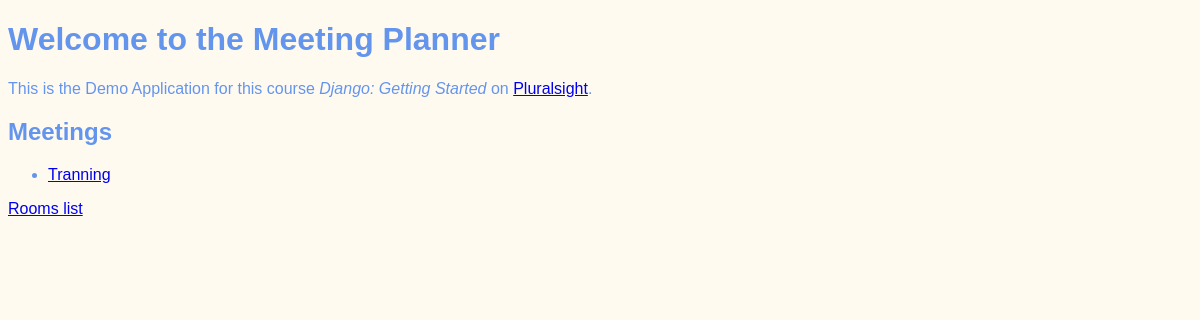
Before: / with the older database file.
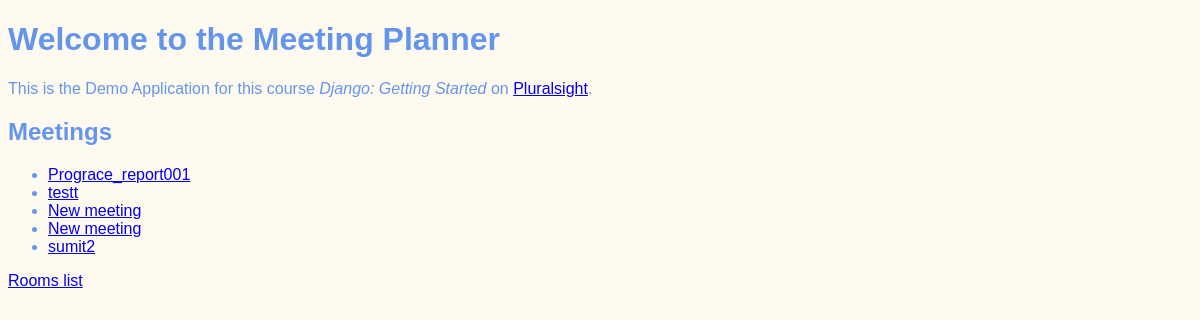
After: the same page with the newer database file.
### meetings/models.py (models this page shows, shortened)
class Meeting(models.Model):
    title = models.CharField(max_length=200)
    date = models.DateField()
    start_time = models.TimeField(default=time(9))
    duration = models.IntegerField(default=1)
    room = models.ForeignKey(Room, on_delete=models.CASCADE)

### website/views.py (the view)
# urls.py: path('', welcome, name="welcome"),
def welcome(request):
     return render(request, "website/welcome.html",
         {"meetings": Meeting.objects.all()}  # template context
     )

### website/templates/website/welcome.html (shortened to what this page needs)
{% extends "base.html" %}
{% block content %}
<h1>Welcome to the Meeting Planner</h1>
<p>
    This is the Demo Application for this course
    <em>Django: Getting Started</em>
    on <a href="http://www.pluralsight.com">Pluralsight</a>.
</p>
<h2>Meetings</h2>
<ul>
    {% for meeting in meetings %}
    <li>
        <a href="{% url 'detail' meeting.id %}">
            {{ meeting.title }}
        </a>
    </li>
    {% endfor %}
</ul>
<a href="{% url 'rooms' %}">Rooms list</a>
{% endblock %}

### website/templates/base.html (shortened to what this page needs)
{% load static %}
<!DOCTYPE html>
<html lang="en">
<head>
    <link rel="stylesheet" href="{% static 'website/style.css' %}">
</head>
<body>
    {% block content %}
    {% endblock %}
</body>
</html>

### website/static/website/style.css (style rules this page uses)
body { font-family: sans-serif; color: cornflowerblue; background-color: floralwhite; }

Changed rows visible on the page:
removed Meeting: title "Tranning"
added Meeting: title "Prograce_report001"
added Meeting: title "testt"
added Meeting: title "New meeting"
added Meeting: title "New meeting"
added Meeting: title "sumit2"
